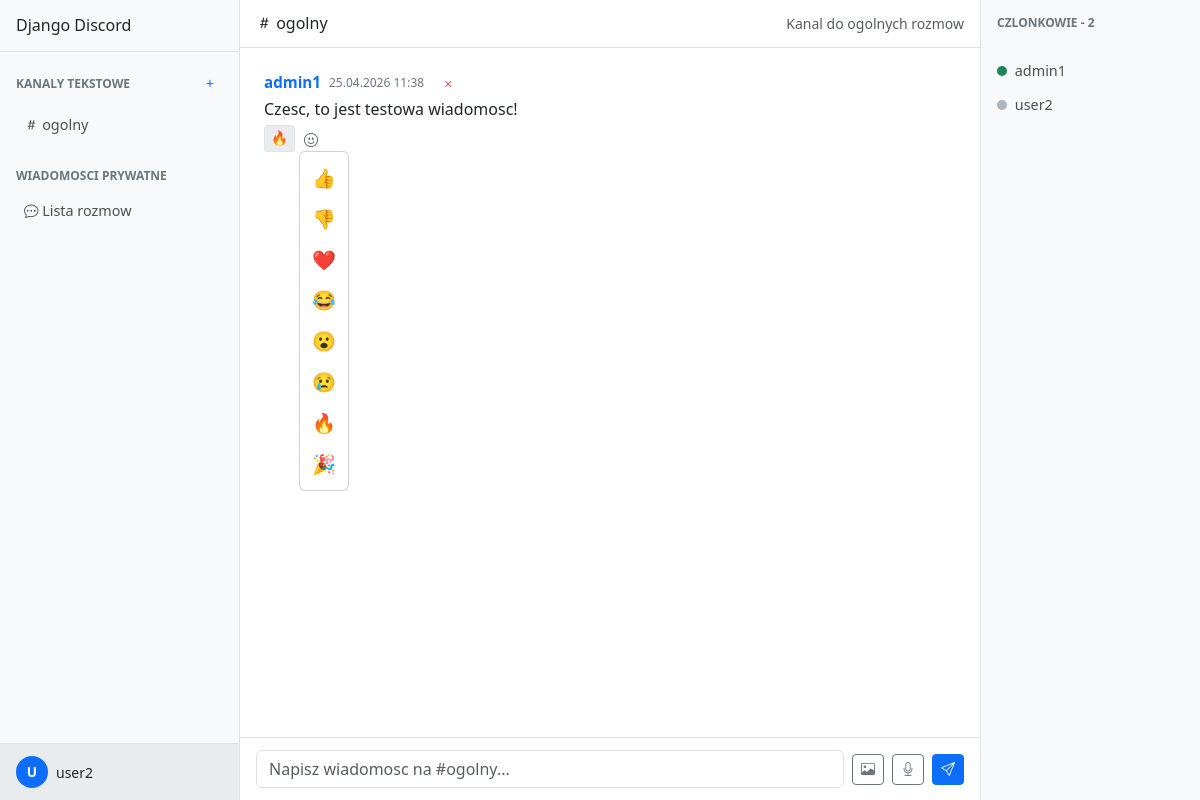
The page /kanal/1/ (signed in) on the database its author committed.
### chat/models.py (models this page shows, shortened)
class Channel(models.Model):
    nazwa = models.CharField(max_length=100)
    opis = models.TextField(blank=True, default="")
    tworca = models.ForeignKey(
        User, on_delete=models.CASCADE, related_name="created_channels"
    )
    data_utworzenia = models.DateTimeField(auto_now_add=True)

class Message(models.Model):
    autor = models.ForeignKey(User, on_delete=models.CASCADE, related_name="messages")
    channel = models.ForeignKey(
        Channel,
        on_delete=models.CASCADE,
        null=True,
        blank=True,
        related_name="messages",
    )
    odbiorca = models.ForeignKey(
        User,
        on_delete=models.CASCADE,
        null=True,
        blank=True,
        related_name="received_messages",
    )
    tresc = models.TextField(blank=True, default="")
    obrazek = models.ImageField(upload_to="obrazki/", blank=True, null=True)
    audio = models.FileField(upload_to="audio/", blank=True, null=True)
    timestamp = models.DateTimeField(auto_now_add=True)
    class Meta:
        ordering = ["timestamp"]

class Reaction(models.Model):
    user = models.ForeignKey(User, on_delete=models.CASCADE)
    message = models.ForeignKey(
        Message, on_delete=models.CASCADE, related_name="reactions"
    )
    emoji = models.CharField(max_length=10)
    class Meta:
        unique_together = ("user", "message", "emoji")

class ChannelMember(models.Model):
    user = models.ForeignKey(User, on_delete=models.CASCADE)
    channel = models.ForeignKey(
        Channel, on_delete=models.CASCADE, related_name="members"
    )
    data_dolaczenia = models.DateTimeField(auto_now_add=True)
    class Meta:
        unique_together = ("user", "channel")

class Profile(models.Model):
    user = models.OneToOneField(User, on_delete=models.CASCADE)
    avatar = models.ImageField(upload_to="avatars/", blank=True, null=True)
    opis = models.TextField(blank=True, default="")
    role = models.CharField(max_length=20, choices=ROLE_CHOICES, default="user")
    is_online = models.BooleanField(default=False)

### chat/views.py (the view, shortened to what this page needs)
# urls.py: path('kanal/<int:channel_id>/', views.channel_view, name='channel'),
@login_required
def channel_view(request, channel_id):
    channel = get_object_or_404(Channel, pk=channel_id)
    is_member = ChannelMember.objects.filter(user=request.user, channel=channel).exists()
    if not is_member:
        return redirect('chat:join_channel', channel_id=channel.id)
    wiadomosci = Message.objects.filter(channel=channel).select_related('autor')
    members = ChannelMember.objects.filter(channel=channel).select_related('user')
    all_channels = Channel.objects.filter(members__user=request.user)
    emojis = ['👍', '👎', '❤️', '😂', '😮', '😢', '🔥', '🎉']
    return render(request, 'chat/channel.html', {
        'channel': channel,
        'wiadomosci': wiadomosci,
        'members': members,
        'all_channels': all_channels,
        'emojis': emojis,
    })

### chat/templates/chat/channel.html (shortened to what this page needs)
{% extends 'chat/base.html' %}
{% block content %}
<div class="app-container">
    {% include 'chat/sidebar.html' %}
    <div class="main-content">
        <div class="top-bar">
            <h5><i class="bi bi-hash"></i> {{ channel.nazwa }}</h5>
            <div class="d-flex align-items-center gap-2">
                <span class="text-muted small">{{ channel.opis }}</span>
            </div>
        </div>
        <div class="chat-area" id="chat-messages">
            {% for msg in wiadomosci %}
            <div class="message-item">
                <div class="message-header">
                    <a href="{% url 'chat:profile' user_id=msg.autor.id %}" class="message-author">
                        {{ msg.autor.username }}
                    </a>
                    <span class="message-time">{{ msg.timestamp|date:"d.m.Y H:i" }}</span>
                    {% if request.user == msg.autor or request.user.profile.role in 'admin,moderator' %}
                    <form method="post" action="{% url 'chat:delete_message' message_id=msg.id %}" class="d-inline">
                        <button class="btn btn-sm text-danger p-0 ms-2" title="Usun"><i class="bi bi-x"></i></button>
                    </form>
                    {% endif %}
                </div>
                {% if msg.tresc %}
                <div class="message-text">{{ msg.tresc }}</div>
                {% endif %}
                <div class="reactions">
                    {% for r in msg.reactions.all %}
                    <span class="reaction-badge">{{ r.emoji }}</span>
                    {% endfor %}
                    <div class="dropdown d-inline">
                        <button class="btn btn-sm text-muted p-0 ms-1" type="button" data-bs-toggle="dropdown">
                            <i class="bi bi-emoji-smile"></i>
                        </button>
                        <div class="dropdown-menu emoji-picker">
                            {% for e in emojis %}
                            <form method="post" action="{% url 'chat:add_reaction' message_id=msg.id %}" class="d-inline">
                                <button type="submit" name="emoji" value="{{ e }}" class="emoji-btn">{{ e }}</button>
                            </form>
                            {% endfor %}
                        </div>
                    </div>
                </div>
            </div>
            {% endfor %}
        </div>
        <div class="message-input-area">
            <form method="post" enctype="multipart/form-data" class="d-flex gap-2 align-items-center w-100" id="message-form">
                <input type="text" name="tresc" class="form-control" id="message-input"
                       placeholder="Napisz wiadomosc na #{{ channel.nazwa }}..." autocomplete="off">
                <label class="btn btn-outline-secondary btn-sm" title="Dodaj obrazek">
                    <i class="bi bi-image"></i>
                </label>
                <label class="btn btn-outline-secondary btn-sm" title="Dodaj audio">
                    <i class="bi bi-mic"></i>
                </label>
                <button type="submit" class="btn btn-primary btn-sm"><i class="bi bi-send"></i></button>
            </form>
        </div>
    </div>
    <div class="members-sidebar">
        <h6 class="p-3">Czlonkowie - {{ members.count }}</h6>
        {% for m in members %}
        <a href="{% url 'chat:profile' user_id=m.user.id %}" class="member-item">
            <span class="status-dot {% if m.user.profile.is_online %}online{% else %}offline{% endif %}"></span>
            {{ m.user.username }}
        </a>
        {% endfor %}
    </div>
</div>
{% endblock %}

### chat/templates/chat/sidebar.html
{% load static %}
<div class="sidebar">
    <div class="sidebar-header">
        <h5>Django Discord</h5>
    </div>
    <div class="sidebar-section">
        <div class="sidebar-title">
            KANALY TEKSTOWE
            <a href="{% url 'chat:create_channel' %}" class="btn btn-sm text-primary" title="Nowy kanal">+</a>
        </div>
        {% for ch in all_channels %}
        <a href="{% url 'chat:channel' channel_id=ch.id %}" class="sidebar-link">
            <i class="bi bi-hash"></i> {{ ch.nazwa }}
        </a>
        {% endfor %}
    </div>
    <div class="sidebar-section">
        <div class="sidebar-title">WIADOMOSCI PRYWATNE</div>
        <a href="{% url 'chat:dm_list' %}" class="sidebar-link">
            <i class="bi bi-chat-dots"></i> Lista rozmow
        </a>
    </div>
    <div class="sidebar-user">
        <div class="d-flex align-items-center">
            <div class="avatar-placeholder-small me-2">
                {{ request.user.username|first|upper }}
            </div>
            <span class="small">{{ request.user.username }}</span>
        </div>
    </div>
</div>

### chat/static/chat/css/style.css (style rules this page uses)
body { height: 100vh; overflow: hidden; }
.app-container { display: flex; height: 100vh; }
.sidebar { width: 240px; background-color: #f8f9fa; display: flex; flex-direction: column; flex-shrink: 0; overflow-y: auto; border-right: 1px solid #dee2e6; }
.sidebar-header { padding: 16px; border-bottom: 1px solid #dee2e6; font-weight: 600; }
.sidebar-header h5 { margin: 0; font-size: 1rem; }
.sidebar-section { padding: 8px 0; }
.sidebar-title { padding: 8px 16px; font-size: 0.75rem; font-weight: 700; text-transform: uppercase; color: #6c757d; display: flex; justify-content: space-between; align-items: center; }
.sidebar-link { display: block; padding: 6px 16px; color: #495057; text-decoration: none; font-size: 0.9rem; border-radius: 4px; margin: 1px 8px; }
.sidebar-user { margin-top: auto; padding: 12px 16px; background-color: #e9ecef; border-top: 1px solid #dee2e6; }
.main-content { flex: 1; display: flex; flex-direction: column; min-width: 0; }
.top-bar { height: 48px; padding: 0 16px; display: flex; align-items: center; justify-content: space-between; border-bottom: 1px solid #dee2e6; flex-shrink: 0; }
.top-bar h5 { margin: 0; font-size: 1rem; }
.chat-area { flex: 1; overflow-y: auto; padding: 16px; display: flex; flex-direction: column; }
.message-item { padding: 6px 8px; margin-bottom: 2px; border-radius: 4px; }
.message-header { display: flex; align-items: center; gap: 8px; }
.message-author { font-weight: 600; font-size: 0.95rem; text-decoration: none; color: #0d6efd; }
.message-time { color: #6c757d; font-size: 0.75rem; }
.message-text { margin-top: 2px; word-wrap: break-word; }
.message-input-area { padding: 12px 16px; border-top: 1px solid #dee2e6; flex-shrink: 0; }
.members-sidebar { width: 220px; background-color: #f8f9fa; overflow-y: auto; flex-shrink: 0; border-left: 1px solid #dee2e6; }
.members-sidebar h6 { color: #6c757d; font-size: 0.75rem; text-transform: uppercase; font-weight: 700; }
.member-item { display: block; padding: 6px 16px; color: #495057; text-decoration: none; font-size: 0.9rem; }
.status-dot { display: inline-block; width: 10px; height: 10px; border-radius: 50%; margin-right: 4px; }
.status-dot.online { background-color: #198754; }
.status-dot.offline { background-color: #adb5bd; }
.avatar-placeholder-small { width: 32px; height: 32px; border-radius: 50%; background-color: #0d6efd; display: flex; align-items: center; justify-content: center; color: #fff; font-weight: 600; font-size: 0.85rem; flex-shrink: 0; }
.reactions { display: flex; align-items: center; gap: 4px; margin-top: 4px; }
.reaction-badge { background-color: #e9ecef; border: 1px solid #dee2e6; border-radius: 4px; padding: 2px 6px; font-size: 0.85rem; cursor: pointer; }
.emoji-picker { padding: 8px; display: flex; gap: 4px; flex-wrap: wrap; min-width: auto; }
.emoji-btn { background: none; border: none; font-size: 1.2rem; cursor: pointer; padding: 4px; border-radius: 4px; }

### rows shown on the page
Channel: nazwa "ogolny", opis "Kanal do ogolnych rozmow", tresc "Napisz wiadomosc na #ogolny..."
Message: autor.username "admin1", timestamp "25.04.2026 11:38", tresc "Czesc, to jest testowa wiadomosc!", emojis "👍" "👎" "❤️" "😂" "😮" "😢" "🔥" "🎉"
Reaction: emoji "🔥"
ChannelMember: user.username "admin1"
ChannelMember: user.username "user2"

### other values the page prints
{{ request.user.username|first|upper }} "U"
{{ request.user.username }} "user2"
{{ members.count }} "2"
